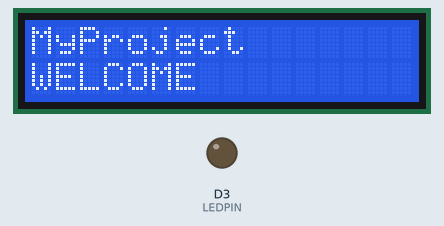
A sketch run on a simulated ESP8266 (NodeMCU). Shown: 16×2 character LCD, output pins drawn as LEDs (lit = HIGH). WiFi joins after 1.5 s; servers stay silent unless stated; what the sketch prints to the serial monitor is not drawn.

Above: at 0.2 s.
At 4.8 s:
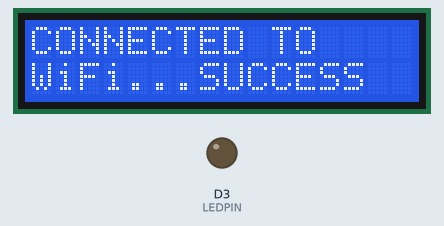
At 6.8 s:
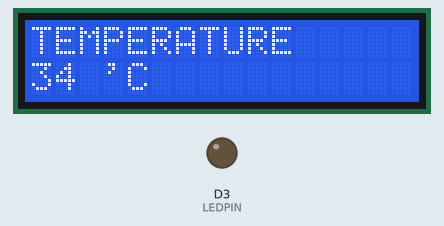
At 8.8 s:
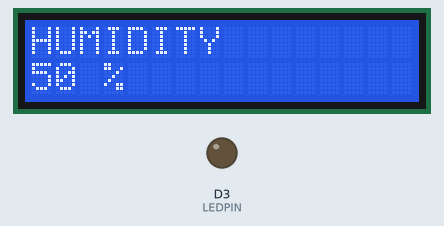
At 10.8 s:
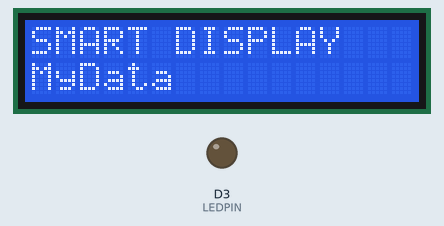
At 12.9 s:
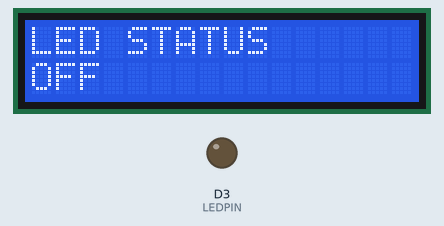

Measured:
- by itself, everything shown: repeats every 8.1 s, in 4 steps
- what the display in image 0 shows lasts 3.0 s, from 0.2 s to 3.2 s
- what the display in image 1 shows lasts 2.1 s, from 4.7 s to 6.8 s

The sketch:

esp8266_iot_world.ino
```cpp
/*
 ============================================================================
  Project: Simple IoT World
  Institution: Dept of ETC, SB Jain, Nagpur
  Authors: Rohit and Team
  Target: ESP8266 (NodeMCU CP2102)

  Hardware Connections:
  - DHT11 Sensor: Data Pin -> D5 (GPIO 14), VCC -> 3.3V, GND -> GND
  - LCD 16x2 I2C (@0x27):
      SCL -> D1 (GPIO 5)
      SDA -> D2 (GPIO 4)
      VCC -> 5V (Vin) or 3.3V, GND -> GND
  - LED Actuator: Anode (+) -> D3 (GPIO 0) through 220Ω resistor, Cathode (-) -> GND

  Libraries Required:
  1. ESP8266WiFi & ESP8266HTTPClient (Built into ESP8266 core)
  2. Wire (Built-in I2C)
  3. LiquidCrystal_I2C (by Frank de Brabander or Marco Schwartz)
  4. DHT sensor library (by Adafruit) + Adafruit Unified Sensor
  5. ArduinoJson (by Benoit Blanchon, v6 or v7)
 ============================================================================
*/

#include <ESP8266WiFi.h>
#include <ESP8266HTTPClient.h>
#include <WiFiClientSecure.h>
#include <Wire.h>
#include <LiquidCrystal_I2C.h>
#include <DHT.h>
#include <ArduinoJson.h>

// ----------------- HARDWARE PIN DEFINITIONS ----------------- //
#define DHTPIN D5          // DHT11 Data Pin connected to D5 (GPIO 14)
#define DHTTYPE DHT11      // DHT 11
#define LEDPIN D3          // LED connected to D3 (GPIO 0)
#define LCD_SCL D1         // I2C SCL connected to D1 (GPIO 5)
#define LCD_SDA D2         // I2C SDA connected to D2 (GPIO 4)

// ----------------- WIFI & SERVER CREDENTIALS ----------------- //
const char* ssid     = "ESP8266";
const char* password = "12345678";

// Keep it blank - add your Render URL after deployment (e.g. "https://simple-iot-world.onrender.com")
// Note: Do NOT include a trailing slash!
const char* serverUrl = "";

// ----------------- HARDWARE OBJECTS ----------------- //
LiquidCrystal_I2C lcd(0x27, 16, 2);
DHT dht(DHTPIN, DHTTYPE);

// ----------------- GLOBAL VARIABLES ----------------- //
float currentTemp = 34.0;
float currentHum  = 50.0;
String lcdLine1   = "SMART DISPLAY";
String lcdLine2   = "MyData";
String ledState   = "OFF";

unsigned long lastServerSyncTime = 0;
const unsigned long syncInterval = 10000; // Send & fetch data every 10 seconds

// Helper to center or pad strings to 16 characters for 16x2 LCD
void printLcdRows(String row1, String row2) {
  lcd.clear();
  lcd.setCursor(0, 0);
  // Truncate to 16 characters if longer
  if (row1.length() > 16) row1 = row1.substring(0, 16);
  lcd.print(row1);

  lcd.setCursor(0, 1);
  if (row2.length() > 16) row2 = row2.substring(0, 16);
  lcd.print(row2);
}

// ----------------- SERVER COMMUNICATION ----------------- //
void sendAndFetchServerData() {
  if (WiFi.status() != WL_CONNECTED) {
    Serial.println("[WiFi] Not connected, skipping server sync.");
    return;
  }

  // Check if server URL is configured
  if (strlen(serverUrl) == 0) {
    Serial.println("[HTTP] Server URL is blank. Please configure serverUrl.");
    return;
  }

  // Read sensors
  float h = dht.readHumidity();
  float t = dht.readTemperature();

  if (!isnan(h) && !isnan(t)) {
    currentHum = h;
    currentTemp = t;
  } else {
    Serial.println("[DHT11] Warning: Failed to read from sensor, using last values.");
  }

  Serial.printf("[Sensors] Temp: %.1f C, Humidity: %.1f %%\n", currentTemp, currentHum);

  // Setup WiFi Client (Supports HTTPS for Render)
  WiFiClientSecure client;
  client.setInsecure(); // Bypass SSL fingerprint check on ESP8266

  HTTPClient http;
  String endpoint = String(serverUrl) + "/api/device/data";

  Serial.print("[HTTP] POST to: ");
  Serial.println(endpoint);

  if (http.begin(client, endpoint)) {
    http.addHeader("Content-Type", "application/json");

    // Prepare JSON payload
    StaticJsonDocument<256> reqDoc;
    reqDoc["temperature"] = round(currentTemp);
    reqDoc["humidity"] = round(currentHum);

    String reqPayload;
    serializeJson(reqDoc, reqPayload);

    int httpCode = http.POST(reqPayload);

    if (httpCode > 0) {
      Serial.printf("[HTTP] POST Code: %d\n", httpCode);
      if (httpCode == HTTP_CODE_OK || httpCode == 201) {
        String respPayload = http.getString();
        Serial.println("[HTTP] Response: " + respPayload);

        // Parse response from server
        StaticJsonDocument<512> respDoc;
        DeserializationError err = deserializeJson(respDoc, respPayload);

        if (!err) {
          if (respDoc.containsKey("lcdLine1")) {
            lcdLine1 = respDoc["lcdLine1"].as<String>();
          }
          if (respDoc.containsKey("lcdLine2")) {
            lcdLine2 = respDoc["lcdLine2"].as<String>();
          }
          if (respDoc.containsKey("ledState")) {
            ledState = respDoc["ledState"].as<String>();
            ledState.toUpperCase();

            // Actuate physical LED on Pin D3
            if (ledState == "ON") {
              digitalWrite(LEDPIN, HIGH);
            } else {
              digitalWrite(LEDPIN, LOW);
            }
          }
        }
      }
    } else {
      Serial.printf("[HTTP] POST failed, error: %s\n", http.errorToString(httpCode).c_str());
    }
    http.end();
  } else {
    Serial.println("[HTTP] Unable to connect to server");
  }
}

// ----------------- SETUP ----------------- //
void setup() {
  Serial.begin(115200);
  delay(100);
  Serial.println("\n--- Simple IoT World Starting ---");

  // Initialize LED Pin
  pinMode(LEDPIN, OUTPUT);
  digitalWrite(LEDPIN, LOW);

  // Initialize I2C Pins for LCD 16x2 on NodeMCU D1 & D2
  Wire.begin(LCD_SDA, LCD_SCL);

  // Initialize LCD 16x2
  lcd.init();
  lcd.backlight();

  // Initialize DHT11
  dht.begin();

  // Setup Step 1:
  // R1: MyProject
  // R2: WELCOME
  // delay(3S)
  printLcdRows("MyProject", "WELCOME");
  Serial.println("LCD: MyProject / WELCOME");
  delay(3000);

  // Setup Step 2:
  // R1: CONNECTING TO
  // R2: WiFi.........
  printLcdRows("CONNECTING TO", "WiFi.........");
  Serial.print("Connecting to WiFi: ");
  Serial.println(ssid);

  WiFi.mode(WIFI_STA);
  WiFi.begin(ssid, password);

  int retryCount = 0;
  while (WiFi.status() != WL_CONNECTED && retryCount < 40) {
    delay(500);
    Serial.print(".");
    retryCount++;
  }
  Serial.println();

  // Setup Step 3:
  // R1: CONNECTED TO
  // R2: WiFi...SUCCESS
  if (WiFi.status() == WL_CONNECTED) {
    printLcdRows("CONNECTED TO", "WiFi...SUCCESS");
    Serial.println("WiFi Connected! IP Address: " + WiFi.localIP().toString());
  } else {
    printLcdRows("CONNECTED TO", "WiFi...FAILED");
    Serial.println("WiFi Connection Failed. Running in offline loop mode.");
  }
  delay(2000);

  // Initial sync with server
  sendAndFetchServerData();
  lastServerSyncTime = millis();
}

// ----------------- MAIN LOOP ----------------- //
void loop() {
  // Check if 10 seconds have elapsed to sync with server
  if (millis() - lastServerSyncTime >= syncInterval) {
    sendAndFetchServerData();
    lastServerSyncTime = millis();
  }

  // Exact 4-stage LCD cycling sequence requested in prompt:

  // Stage 1:
  // R1: TEMPERATURE
  // R2: 38 'C
  // delay(2s)
  printLcdRows("TEMPERATURE", String((int)round(currentTemp)) + " 'C");
  delay(2000);

  // Stage 2:
  // R1: HUMIDITY
  // R2: 59 %
  // delay(2s)
  printLcdRows("HUMIDITY", String((int)round(currentHum)) + " %");
  delay(2000);

  // Stage 3:
  // Get below details from Server
  // R1: SMART DISPLAY
  // R2: MyData
  // delay(2s)
  printLcdRows(lcdLine1, lcdLine2);
  delay(2000);

  // Stage 4:
  // Get this from Server
  // R1: LED STATUS
  // R2: ON/OFF
  // delay(2s)
  printLcdRows("LED STATUS", ledState);
  delay(2000);
}
```
